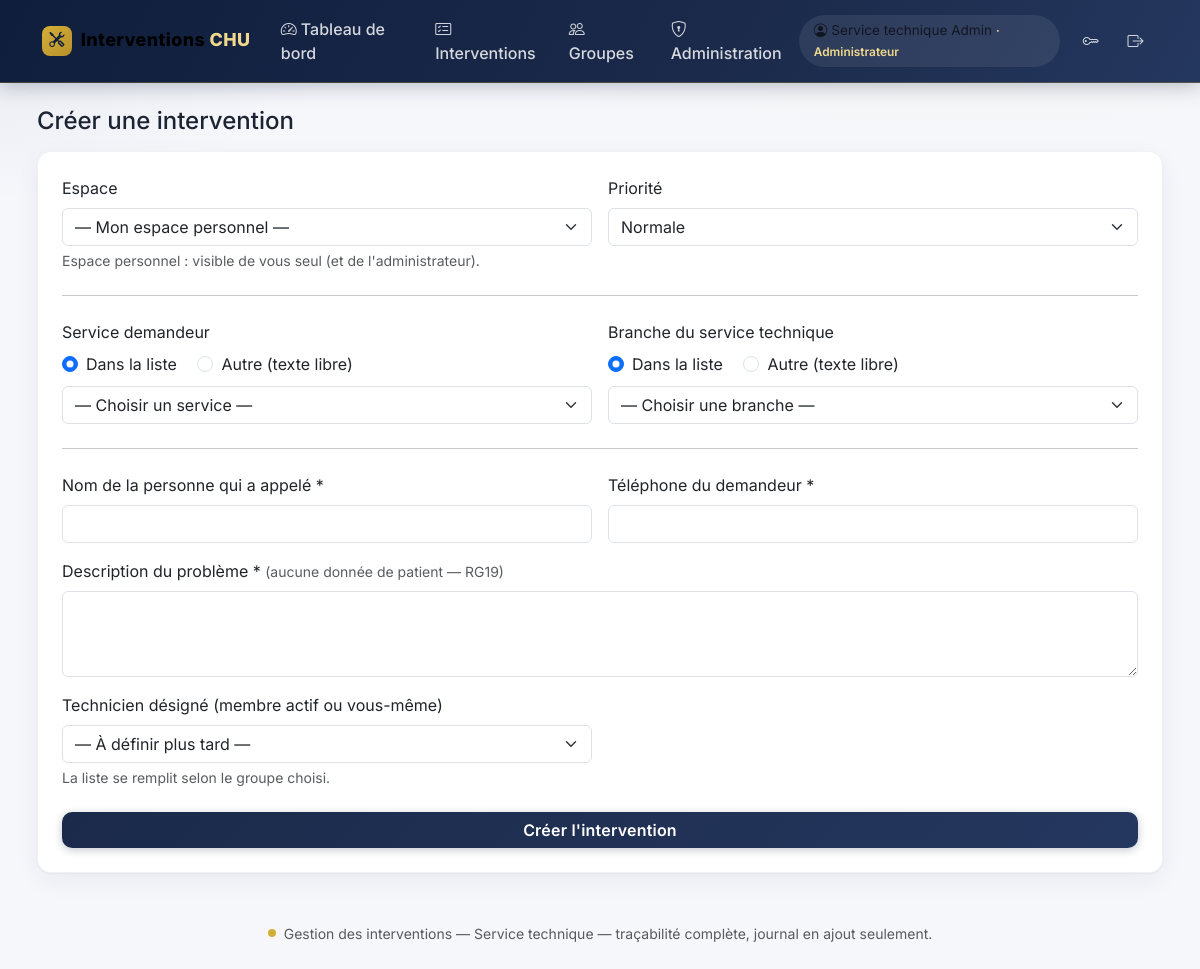
Page /public/intervention_nouveau.php (signed in) on the committed database.
### tables this page shows
CREATE TABLE IF NOT EXISTS `utilisateurs` (
  `id` int UNSIGNED NOT NULL AUTO_INCREMENT,
  `role_id` int UNSIGNED NOT NULL,
  `nom` varchar(100) DEFAULT NULL,
  `prenom` varchar(100) DEFAULT NULL,
  `email` varchar(190) NOT NULL,
  `telephone` varchar(30) DEFAULT NULL,
  `password_hash` varchar(255) NOT NULL,
  `actif` tinyint(1) NOT NULL DEFAULT '1',
  `doit_changer_mot_de_passe` tinyint(1) NOT NULL DEFAULT '1',
  `auth_version` int UNSIGNED NOT NULL DEFAULT '1',
  `created_at` datetime NOT NULL DEFAULT CURRENT_TIMESTAMP,
  `updated_at` datetime NOT NULL DEFAULT CURRENT_TIMESTAMP,
  `last_login_at` datetime DEFAULT NULL,
  PRIMARY KEY (`id`),
  UNIQUE KEY `email` (`email`),
  KEY `fk_util_role` (`role_id`)
);

CREATE TABLE IF NOT EXISTS `roles` (
  `id` int UNSIGNED NOT NULL AUTO_INCREMENT,
  `code` varchar(30) NOT NULL,
  `nom` varchar(60) NOT NULL,
  PRIMARY KEY (`id`),
  UNIQUE KEY `code` (`code`)
);

### src/Security.php (called while the page is built, shortened)
<?php
final class Security
{
    public static function demarrerSession(): void
    {
        $cookie = session_get_cookie_params();
    }
    public static function utilisateurCourant(): ?array
    {
        $u = Database::pdo()->prepare(
            'SELECT u.*, r.code AS role_code, r.nom AS role_nom FROM utilisateurs u
             JOIN roles r ON r.id = u.role_id WHERE u.id = ?'
        );
        $u->execute([$_SESSION['utilisateur_id']]);
        $user = $u->fetch();
        return $cache = $user;
    }
    public static function exigerConnexion(): array
    {
        $u = self::utilisateurCourant();
        return $u;
    }
    public static function e(?string $v): string
    {
        return htmlspecialchars((string)$v, ENT_QUOTES | ENT_SUBSTITUTE, 'UTF-8');
    }
}

### src/Database.php (called while the page is built, shortened)
<?php
final class Database
{
    private static ?PDO $pdo = null;
    public static function pdo(): PDO
    {
        if (self::$pdo === null) {
            $cfg = require dirname(__DIR__) . '/config/config.local.php';
            $dsn = sprintf(DSN_MYSQL, $cfg['hote'], $cfg['port'], $cfg['base']);
            try {
                self::$pdo = new PDO($dsn, $cfg['utilisateur'], $cfg['mot_de_passe'], [
                    PDO::ATTR_ERRMODE            => PDO::ERRMODE_EXCEPTION,
                    PDO::ATTR_DEFAULT_FETCH_MODE => PDO::FETCH_ASSOC,
                    PDO::ATTR_EMULATE_PREPARES   => false,
                ]);
            } catch (PDOException $e) {
                error_log('Erreur connexion BD : ' . $e->getMessage());
                http_response_code(500);
                exit('Service momentanément indisponible.');
            }
        }
        return self::$pdo;
    }
}

### public/intervention_nouveau.php (the view, shortened to what this page needs)
<?php
$u = Security::exigerConnexion();
require dirname(__DIR__) . '/src/layout/haut.php';
?>
<h1 class="h4 mb-3">Créer une intervention</h1>
<form method="post" class="card p-4">
  <div class="row g-3">
    <div class="col-md-6">
      <label class="form-label">Espace</label>
      <select name="groupe_id" class="form-select" id="choixGroupe">
        <option value="">— Mon espace personnel —</option>
      </select>
      <div class="form-text">Espace personnel : visible de vous seul (et de l'administrateur).</div>
    </div>
    <div class="col-md-6">
      <label class="form-label">Priorité</label>
      <select name="priorite" class="form-select">
        <?php foreach (LIBELLES_PRIORITE as $c => $l): ?>
          <option value="<?= $c ?>" <?= ($_POST['priorite'] ?? 'normale') === $c ? 'selected' : '' ?>><?= Security::e($l) ?></option>
        <?php endforeach; ?>
      </select>
    </div>
  </div>
  <hr class="my-4">
  <div class="row g-3">
    <div class="col-md-6">
      <label class="form-label d-block">Service demandeur</label>
      <div class="form-check form-check-inline">
        <input class="form-check-input" type="radio" name="service_choix" value="liste" checked
               onchange="bascule('svcListe','svcAutre')">
        <label class="form-check-label">Dans la liste</label>
      </div>
      <div class="form-check form-check-inline">
        <input class="form-check-input" type="radio" name="service_choix" value="autre" onchange="bascule('svcAutre','svcListe')">
        <label class="form-check-label">Autre (texte libre)</label>
      </div>
      <select name="service_id" id="svcListe" class="form-select mt-2">
        <option value="">— Choisir un service —</option>
      </select>
    </div>
    <div class="col-md-6" id="blocType">
      <label class="form-label d-block">Branche du service technique</label>
      <div class="form-check form-check-inline">
        <input class="form-check-input" type="radio" name="type_choix" value="liste" checked onchange="bascule('tyListe','tyAutre')">
        <label class="form-check-label">Dans la liste</label>
      </div>
      <div class="form-check form-check-inline">
        <input class="form-check-input" type="radio" name="type_choix" value="autre" onchange="bascule('tyAutre','tyListe')">
        <label class="form-check-label">Autre (texte libre)</label>
      </div>
      <select name="type_id" id="tyListe" class="form-select mt-2">
        <option value="">— Choisir une branche —</option>
      </select>
    </div>
  </div>
  <hr class="my-4">
  <div class="row g-3">
    <div class="col-md-6"><label class="form-label">Nom de la personne qui a appelé *</label>
      <input type="text" name="nom_demandeur" class="form-control" required value="<?= Security::e((string)($_POST['nom_demandeur'] ?? '')) ?>"></div>
    <div class="col-md-6"><label class="form-label">Téléphone du demandeur *</label>
      <input type="text" name="telephone_demandeur" class="form-control" required value="<?= Security::e((string)($_POST['telephone_demandeur'] ?? '')) ?>"></div>
    <div class="col-12"><label class="form-label">Description du problème * <span class="text-muted small">(aucune donnée de patient — RG19)</span></label>
      <textarea name="description_probleme" class="form-control" rows="3" required><?= Security::e((string)($_POST['description_probleme'] ?? '')) ?></textarea></div>
    <div class="col-md-6"><label class="form-label">Technicien désigné (membre actif ou vous-même)</label>
      <select name="technicien_id" class="form-select"><option value="">— À définir plus tard —</option></select>
      <div class="form-text">La liste se remplit selon le groupe choisi.</div></div>
  </div>
  <button class="btn btn-marine mt-4">Créer l'intervention</button>
</form>
<?php require dirname(__DIR__) . '/src/layout/bas.php'; ?>

### src/layout/haut.php (shortened to what this page needs)
<!DOCTYPE html>
<html lang="fr">
<head>
<link href="https://cdn.jsdelivr.net/npm/bootstrap@5.3.3/dist/css/bootstrap.min.css" rel="stylesheet">
<link href="https://cdn.jsdelivr.net/npm/bootstrap-icons@1.11.3/font/bootstrap-icons.min.css" rel="stylesheet">
</head>
<body>
<nav class="navbar navbar-expand-lg mb-4 py-2">
<div class="container">
  <a class="navbar-brand d-flex align-items-center" href="<?= BASE_URL ?>/tableau_bord.php">
    <span class="logo-badge"><i class="bi bi-tools"></i></span>Interventions <span class="or">&nbsp;CHU</span></a>
  <div class="collapse navbar-collapse" id="nav">
    <ul class="navbar-nav me-auto">
      <li class="nav-item"><a class="nav-link" href="<?= BASE_URL ?>/tableau_bord.php"><i class="bi bi-speedometer2 me-1"></i>Tableau de bord</a></li>
      <li class="nav-item"><a class="nav-link" href="<?= BASE_URL ?>/interventions.php"><i class="bi bi-card-checklist me-1"></i>Interventions</a></li>
      <li class="nav-item"><a class="nav-link" href="<?= BASE_URL ?>/groupes.php"><i class="bi bi-people me-1"></i>Groupes</a></li>
      <?php if (($u['role_code'] ?? '') === 'admin'): ?>
        <li class="nav-item"><a class="nav-link" href="<?= BASE_URL ?>/admin/accueil.php"><i class="bi bi-shield-lock me-1"></i>Administration</a></li>
      <?php endif; ?>
    </ul>
    <ul class="navbar-nav align-items-center">
      <li class="nav-item navbar-text me-2">
        <i class="bi bi-person-circle me-1"></i><?= Security::e($u['prenom'] . ' ' . $u['nom']) ?>
        <span class="small fw-semibold" style="color:#f0d98c">· <?= Security::e($u['role_nom'] ?? $u['role_code']) ?></span>
      </li>
      <li class="nav-item"><a class="nav-link" href="<?= BASE_URL ?>/changer_mdp.php" title="Mot de passe"><i class="bi bi-key"></i></a></li>
      <li class="nav-item"><a class="nav-link" href="<?= BASE_URL ?>/deconnexion.php" title="Déconnexion"><i class="bi bi-box-arrow-right"></i></a></li>
    </ul>
  </div>
</div>
</nav>
<div class="container" style="max-width:1150px">

### src/layout/haut.php (style rules this page uses)
:root { --marine:#0f1e3d; --marine-2:#1b2a4a; --marine-3:#24375e; --or:#d4af37; --or-clair:#f0d98c; --or-fonce:#b8912c; --surface:#f6f7fb; --carte:#ffffff; --texte:#1c2333; }
* { font-family:'Inter',system-ui,sans-serif; }
body { background: radial-gradient(1200px 400px at 80% -10%, rgba(212,175,55,.10), transparent 60%), radial-gradient(900px 380px at -10% 0%, rgba(27,42,74,.08), transparent 55%), var(--surface); color:var(--texte); }
h1,h2,h3,h4,h5,h6 { font-weight:700;color:var(--marine); }
.navbar { background:linear-gradient(120deg,var(--marine) 0%,var(--marine-2) 60%,var(--marine-3) 100%); border-bottom:1px solid rgba(212,175,55,.25); box-shadow:0 4px 18px rgba(15,30,61,.25); }
.navbar .nav-link { color:rgba(255,255,255,.82); font-weight:500; padding:.55rem .9rem!important; border-radius:.6rem; transition:all .18s ease; position:relative; }
.navbar-brand { font-weight:800; letter-spacing:.4px; font-size:1.12rem; }
.navbar-brand .logo-badge { display:inline-flex; align-items:center; justify-content:center; width:30px;height:30px;border-radius:8px;background:linear-gradient(135deg,var(--or),var(--or-fonce)); color:var(--marine); margin-right:.55rem; font-size:.95rem; }
.navbar-brand span.or { color:var(--or-clair); }
.navbar-text { background:rgba(255,255,255,.08); border-radius:2rem; padding:.35rem .9rem; font-size:.85rem; }
.card { background:var(--carte); border:1px solid rgba(15,30,61,.06); border-radius:14px; box-shadow:0 1px 2px rgba(15,30,61,.04), 0 8px 24px rgba(15,30,61,.06); }
.btn { border-radius:10px; font-weight:600; letter-spacing:.2px; }
.btn-marine { background:linear-gradient(135deg,var(--marine-2),var(--marine-3)); color:#fff; border:0; box-shadow:0 2px 8px rgba(15,30,61,.25); }
a { color:var(--marine-3); }

### rows in the picture
utilisateurs: Security::e($u['prenom'] . ' ' . $u['nom']) "Service technique Admin", role.nom "Administrateur"

### other values in the picture
Security::e(APP_NOM) "Gestion des interventions — Service technique"
form field priorite "Normale"
